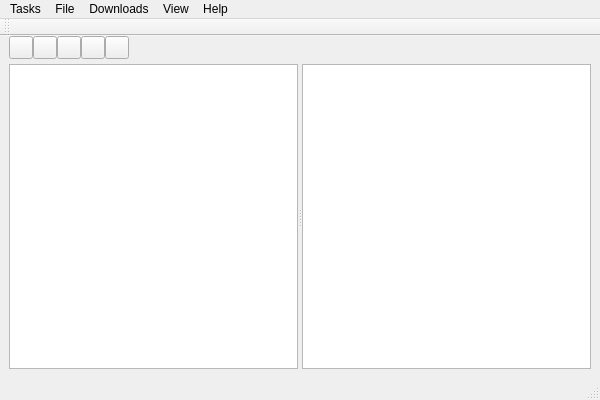
<?xml version="1.0" encoding="UTF-8"?>
<ui version="4.0">
 <class>DownloadClass</class>
 <widget class="QMainWindow" name="DownloadClass">
  <property name="geometry">
   <rect>
    <x>0</x>
    <y>0</y>
    <width>600</width>
    <height>400</height>
   </rect>
  </property>
  <property name="windowTitle">
   <string>Download</string>
  </property>
  <widget class="QWidget" name="centralWidget">
   <layout class="QVBoxLayout" name="verticalLayout" stretch="0,1">
    <property name="spacing">
     <number>5</number>
    </property>
    <property name="leftMargin">
     <number>9</number>
    </property>
    <property name="topMargin">
     <number>0</number>
    </property>
    <property name="rightMargin">
     <number>9</number>
    </property>
    <property name="bottomMargin">
     <number>9</number>
    </property>
    <item>
     <widget class="QWidget" name="toolWidget" native="true">
      <layout class="QHBoxLayout" name="horizontalLayout">
       <property name="spacing">
        <number>0</number>
       </property>
       <property name="leftMargin">
        <number>0</number>
       </property>
       <property name="topMargin">
        <number>0</number>
       </property>
       <property name="rightMargin">
        <number>0</number>
       </property>
       <property name="bottomMargin">
        <number>0</number>
       </property>
       <item>
        <widget class="QToolButton" name="addBtn"/>
       </item>
       <item>
        <widget class="QToolButton" name="stopBtn"/>
       </item>
       <item>
        <widget class="QToolButton" name="stopAllBtn"/>
       </item>
       <item>
        <widget class="QToolButton" name="delBtn"/>
       </item>
       <item>
        <widget class="QToolButton" name="delAllBtn"/>
       </item>
       <item>
        <spacer name="horizontalSpacer">
         <property name="orientation">
          <enum>Qt::Horizontal</enum>
         </property>
         <property name="sizeHint" stdset="0">
          <size>
           <width>40</width>
           <height>20</height>
          </size>
         </property>
        </spacer>
       </item>
      </layout>
     </widget>
    </item>
    <item>
     <widget class="QSplitter" name="splitter">
      <property name="orientation">
       <enum>Qt::Horizontal</enum>
      </property>
      <widget class="QTreeView" name="treeView"/>
      <widget class="QTableView" name="tableView"/>
     </widget>
    </item>
   </layout>
  </widget>
  <widget class="QMenuBar" name="menuBar">
   <property name="geometry">
    <rect>
     <x>0</x>
     <y>0</y>
     <width>600</width>
     <height>23</height>
    </rect>
   </property>
   <widget class="QMenu" name="menuTasks">
    <property name="title">
     <string>Tasks</string>
    </property>
    <addaction name="actionAdd_new_down"/>
    <addaction name="separator"/>
    <addaction name="actionExit"/>
   </widget>
   <widget class="QMenu" name="menuFile">
    <property name="title">
     <string>File</string>
    </property>
    <addaction name="actionStop_down"/>
    <addaction name="actionRemove"/>
    <addaction name="actionDownload_now"/>
    <addaction name="actionRedownload"/>
   </widget>
   <widget class="QMenu" name="menuDownloads">
    <property name="title">
     <string>Downloads</string>
    </property>
    <addaction name="actionPause_All"/>
    <addaction name="actionStop_All"/>
    <addaction name="separator"/>
    <addaction name="actionDelete_All_Completed"/>
    <addaction name="separator"/>
   </widget>
   <widget class="QMenu" name="menuView">
    <property name="title">
     <string>View</string>
    </property>
    <addaction name="actionLanguage"/>
   </widget>
   <widget class="QMenu" name="menuHelp">
    <property name="title">
     <string>Help</string>
    </property>
    <addaction name="actionCheck_for_updates"/>
    <addaction name="actionAbout"/>
   </widget>
   <addaction name="menuTasks"/>
   <addaction name="menuFile"/>
   <addaction name="menuDownloads"/>
   <addaction name="menuView"/>
   <addaction name="menuHelp"/>
  </widget>
  <widget class="QToolBar" name="mainToolBar">
   <attribute name="toolBarArea">
    <enum>TopToolBarArea</enum>
   </attribute>
   <attribute name="toolBarBreak">
    <bool>false</bool>
   </attribute>
  </widget>
  <widget class="QStatusBar" name="statusBar"/>
  <action name="actionAdd_new_down">
   <property name="text">
    <string>Add new download</string>
   </property>
  </action>
  <action name="actionExit">
   <property name="text">
    <string>Exit</string>
   </property>
  </action>
  <action name="actionStop_down">
   <property name="text">
    <string>Stop download</string>
   </property>
  </action>
  <action name="actionRemove">
   <property name="text">
    <string>Remove</string>
   </property>
  </action>
  <action name="actionDownload_now">
   <property name="text">
    <string>Download now</string>
   </property>
  </action>
  <action name="actionRedownload">
   <property name="text">
    <string>Redownload</string>
   </property>
  </action>
  <action name="actionLanguage">
   <property name="text">
    <string>Language</string>
   </property>
  </action>
  <action name="actionAbout">
   <property name="text">
    <string>About</string>
   </property>
  </action>
  <action name="actionCheck_for_updates">
   <property name="text">
    <string>Check for updates</string>
   </property>
  </action>
  <action name="actionPause_All">
   <property name="text">
    <string>Pause All</string>
   </property>
  </action>
  <action name="actionStop_All">
   <property name="text">
    <string>Stop All</string>
   </property>
  </action>
  <action name="actionDelete_All_Completed">
   <property name="text">
    <string>Delete All Completed</string>
   </property>
  </action>
 </widget>
 <layoutdefault spacing="6" margin="11"/>
 <resources>
  <include location="Download.qrc"/>
 </resources>
 <connections/>
</ui>
